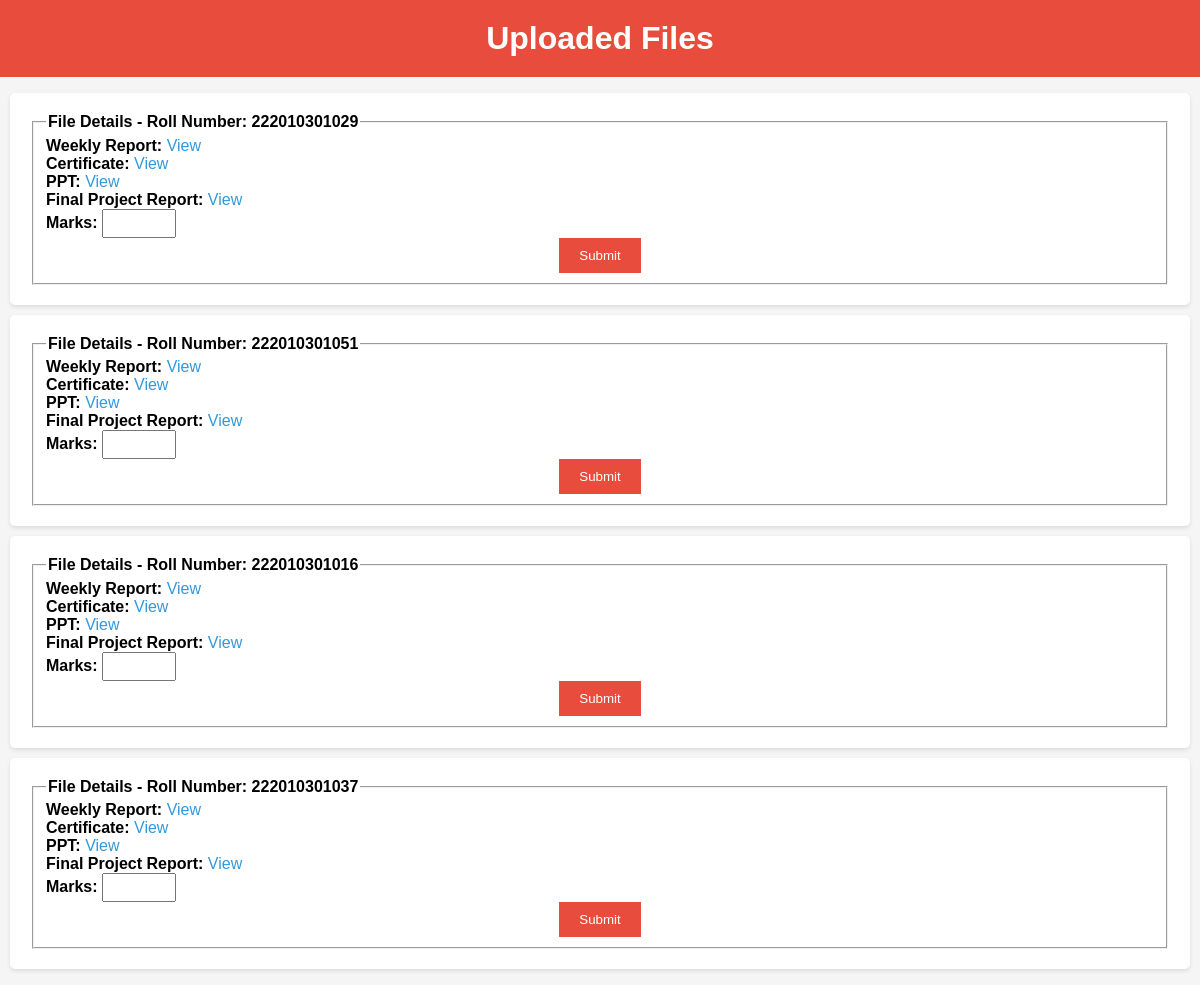
/faculty_files/, run on the app's committed database.
### Intern_Portal/models.py (models this page shows, shortened)
class MyUploadedFiles(models.Model):
    roll_number = models.PositiveIntegerField()  # Add a Roll No field
    weekly_report = models.FileField(upload_to='uploads/')
    certificate = models.FileField(upload_to='uploads/')
    ppt = models.FileField(upload_to='uploads/')
    final_project_report = models.FileField(upload_to='uploads/')
    student = models.ForeignKey(User, on_delete=models.CASCADE)
    roll_number = models.CharField(max_length=20)
    marks1 = models.PositiveIntegerField(default=0)
    marks2 = models.PositiveIntegerField(default=0)
    marks3 = models.PositiveIntegerField(default=0)
    marks4 = models.PositiveIntegerField(default=0)
    marks5 = models.PositiveIntegerField(default=0)
    marks6 = models.PositiveIntegerField(default=0)
    marks7 = models.PositiveIntegerField(default=0)
    marks8 = models.PositiveIntegerField(default=0)
    average_marks = models.FloatField(default=0.0)

### Intern_Portal/views.py (the view)
# urls.py: path('faculty_files/', views.faculty_files_view, name='faculty_files_view'),
def faculty_files_view(request):
    files = MyUploadedFiles.objects.all()
    return render(request, 'faculty_files_view.html', {'files': files})

### Intern_Portal/Templates/faculty_files_view.html (shortened to what this page needs)
<!DOCTYPE html>
<html>
<head>
</head>
<body>
    <h1>Uploaded Files</h1>
    <ul>
        {% for file in files %}
        <li class="animated slide-out">
            <fieldset>
                <legend>File Details - Roll Number: {{ file.roll_number }}</legend>
                <strong>Weekly Report:</strong> <a href="{{ file.weekly_report.url }}" target="_blank">View</a><br>
                <strong>Certificate:</strong> <a href="{{ file.certificate.url }}" target="_blank">View</a><br>
                <strong>PPT:</strong> <a href="{{ file.ppt.url }}" target="_blank">View</a><br>
                <strong>Final Project Report:</strong> <a href="{{ file.final_project_report.url }}" target="_blank">View</a><br>
                <label for="marks">Marks:</label>
                <input type="number" id="marks" name="marks" min="0" max="100">
                <div class="submit-button">
                    <button type="submit">Submit</button>
                </div>
            </fieldset>
        </li>
        {% empty %}
        <p>No files uploaded yet.</p>
        {% endfor %}
    </ul>
</body>
</html>

### Intern_Portal/Templates/faculty_files_view.html (style rules this page uses)
body { font-family: Arial, sans-serif; background-color: #f5f5f5; margin: 0; padding: 0; }
h1 { background-color: #e74c3c; color: white; text-align: center; padding: 20px; margin: 0; }
ul { list-style-type: none; padding: 0; }
li { background-color: #ffffff; padding: 20px; margin: 10px; border-radius: 5px; box-shadow: 0 2px 4px rgba(0, 0, 0, 0.1); transition: transform 0.3s ease-in-out, opacity 0.3s ease-in-out; }
legend { font-weight: bold; }
a { color: #3498db; text-decoration: none; }
label { font-weight: bold; }
input[type="number"] { width: 60px; padding: 5px; }
.submit-button { text-align: center; }
.submit-button button { background-color: #e74c3c; color: #fff; padding: 10px 20px; border: none; cursor: pointer; transition: background-color 0.3s ease-in-out; }
.animated { transition: transform 0.3s ease-in-out, opacity 0.3s ease-in-out; }
.slide-in { transform: translateX(0); opacity: 1; }

### data on the page
MyUploadedFiles: roll_number "222010301029"
MyUploadedFiles: roll_number "222010301051"
MyUploadedFiles: roll_number "222010301016"
MyUploadedFiles: roll_number "222010301037"
